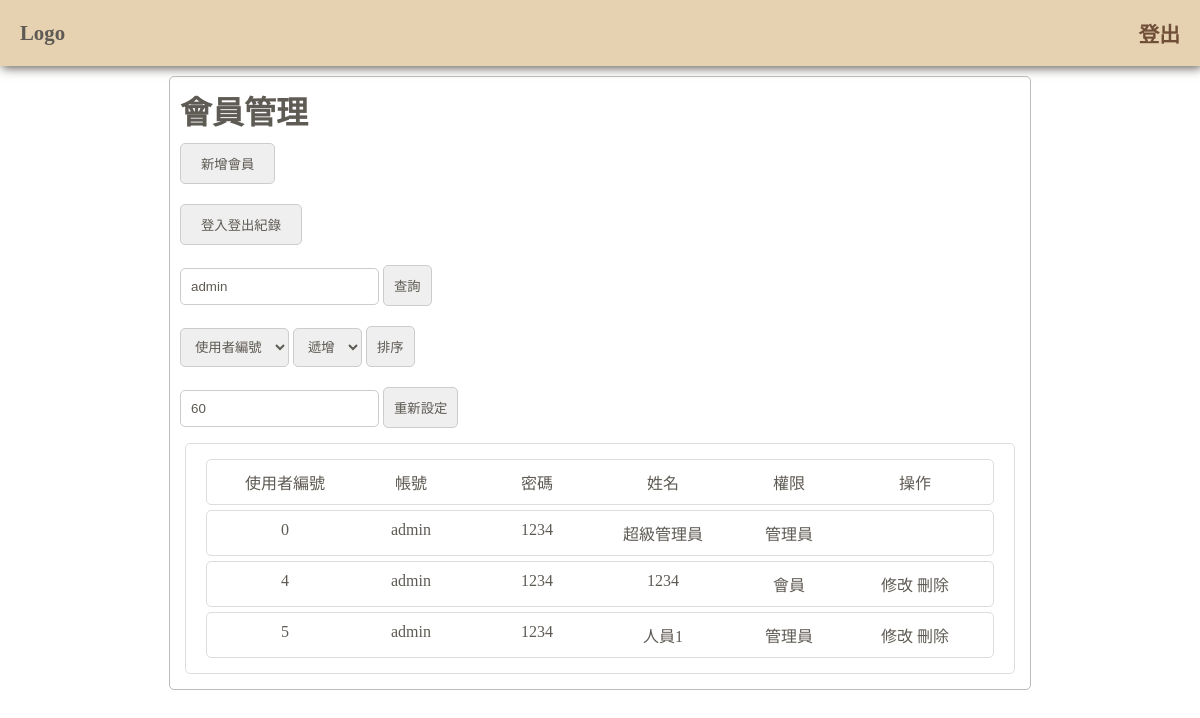
/user/users.php?keyWord=admin, run on the app's committed database.
### tables this page shows
CREATE TABLE `users` (
  `id` int(4) UNSIGNED ZEROFILL NOT NULL,
  `name` varchar(30) NOT NULL,
  `account` varchar(30) NOT NULL,
  `password` varchar(30) NOT NULL,
  `role` varchar(30) NOT NULL
);

### user/users.php (the view, shortened to what this page needs)
<!DOCTYPE html>
<html lang="en">
  <head>
    <link rel="stylesheet" href="../css/style.css">
  </head>
  <body>
    <?php
      include('../link.php');
      include '../nav.php';
    ?>
        <?php
          $sql = 'select * from users where 1=1';
          @$key = $_GET['keyWord'] ?? '';
          @$sortOrder = $_GET['sort'] ?? 'id';
          @$isAsc = $_GET['isAsc'] ?? '';
          if($key <> ''){
            $sql .= " and account like '%$key%'";
          }
          $sql .= " order by $sortOrder $isAsc";
          $query = $db->query($sql)->fetchAll();
        ?>
    <form action="./" method="get">
      <h1>會員管理</h1>
      <section>
        <button type='button' class='btn' onclick="location.href='userMod.php'">新增會員</button>
      </section>
      <section>
        <button type='button' class='btn' onclick="location.href='viewRecord.php'">登入登出紀錄</button>
      </section>
      <section>
        <input type="text" name="keyWord" placeholder='請輸入關鍵字' value='<?php echo $key ?>'>
        <button type='submit'>查詢</button>
      </section>
      <section>
        <select name="sort">
          <option value="id">使用者編號</option>
        </select>
        <select name="isAsc">
          <option value="asc">遞增</option>
        </select>
        <button type="submit">排序</button>
      </section>
      <section>
        <input type="text" name='time' value='60'>
        <button type='button' onclick='fs_close()'>重新設定</button>
      </section>
    <div class='userbox'>
      <div>
        <div>使用者編號</div>
        <div>帳號</div>
        <div>密碼</div>
        <div>姓名</div>
        <div>權限</div>
        <div>操作</div>
      </div>
      <?php foreach ($query as $data) { ?>
          <div>
            <div><?php echo $data['id'] ?></div>
            <div><?php echo $data['account'] ?></div>
            <div><?php echo $data['password'] ?></div>
            <div><?php echo $data['name'] ?></div>
            <div><?php echo $data['role'] ?></div>
            <div><?php if($data['id'] != '0000'){ ?>
              <a href='userMod.php?id=<?php echo $data['id'] ?>'>修改</a>
              <a href='destroy.php?id=<?php echo $data['id'] ?>'>刪除</a>
            <?php } ?></div>
          </div>
        <?php } ?>
    </div>
    </form>
  </body>
</html>

### css/style.css (style rules this page uses)
* { margin: 0; color: #5e5a54; }
a { text-decoration: none; }
form { margin: 10px auto; padding: 10px; border: 1px solid #bbb; border-radius: 5px; width: 70%; }
input, textarea, select, button { padding: 10px; border: 1px solid #ccc; border-radius: 5px; margin: 10px 0; }
button { cursor: pointer; }
.btn { padding: 10px 20px; border: 1px solid #ccc; border-radius: 5px; margin-right: 10px; cursor: pointer; }
.userbox > div { display: grid; grid-template-columns: repeat(6, 1fr); text-align: center; }
.userbox, .userbox > div { margin: 5px; padding: 10px 15px; border: 1px solid #ddd; border-radius: 5px; }

### data on the page
users: id "0", account "admin", password "1234", name "超級管理員", role "管理員"
users: id "4", account "admin", password "1234", name "1234", role "會員"
users: id "5", account "admin", password "1234", name "人員1", role "管理員"
